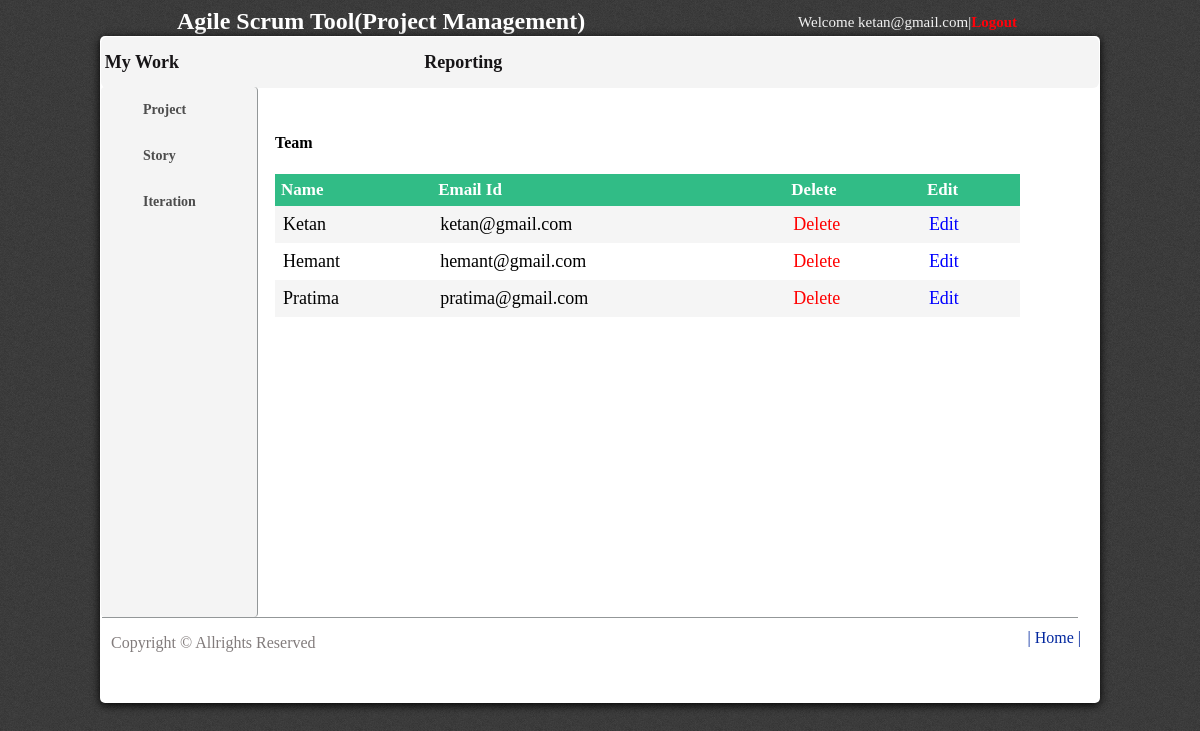
/teamlist.php (signed in), run on the app's committed database.
### tables this page shows
CREATE TABLE IF NOT EXISTS `linkuesr` (
  `linkuser_id` int(11) NOT NULL AUTO_INCREMENT,
  `user_id` int(11) DEFAULT NULL,
  `user_linkid` int(11) DEFAULT NULL,
  PRIMARY KEY (`linkuser_id`)
);

CREATE TABLE IF NOT EXISTS `user` (
  `user_id` int(11) NOT NULL AUTO_INCREMENT,
  `user_name` text,
  `password` text,
  `user_type` text,
  `first_name` text,
  PRIMARY KEY (`user_id`)
);

### teamlist.php (the view, shortened to what this page needs)
<?php
	$u_id = $_SESSION['id'];
	$sql_team_main = "select * from linkuesr l, user u where l.user_linkid = u.user_id and l.user_id = $u_id";
	$result_team_main = mysql_query($sql_team_main) or die("Dead");
?>
<html>
	<head>
		<link rel="stylesheet" type="text/css" href="style/styledrop.css">
	</head>
	<form method="post" action="index_check.php">
		<body>
			<div class="title">
				<font color="#ffffff" size="5px"> <b> Agile Scrum Tool(Project Management) </b> </font>
			</div>
			<div class = "right"> Welcome <?php echo $_SESSION['name']?>|<a href = "logout.php">Logout</a></div>
			<div class="bgbackground">
				<div class="wrapper border_class">
					<div class="menu">
						<ul class="type" >
							<li ><a href="#"><b>  My Work </b></a></li>
							<li><a href="#"><b>Reporting</b></a></li>
						</ul>
					</div>
				</div>
				<?php include "includes/menu_left.php";  ?>
				<div class="listproject">
					<h4> Team </h4>
					<table border="0" cellpadding="5" cellspacing="8" class="pro_list_table">
						<tr>
							<th>Name</th>
							<th>Email Id</th>
							<th>Delete</th>
							<th>Edit</th>
						</tr>
						<?php
							while($out = mysql_fetch_row($result_team_main))
							{
								$id= $out[2];
								$email = $out[4];
								$name = $out[7];
								$delete_link = "delete_team_list.php?delete_id=$id";
								$edit_link = "editteam.php?edit_id=$id";
						?>
						<tr>
							<td> <?php echo $name; ?> </td>
							<td> <?php echo $email; ?> </td>
							<td><a href="<?php echo $delete_link; ?>"><font color="red">Delete </font></a></td>
						<td><a href="<?php echo $edit_link ?>"><font color="blue">Edit </font></a></td>
						</tr>
						<?php }?>
					</table>
				</div>
				<div class="footer">
					<p>Copyright &copy; Allrights Reserved</p><a href="home.php">| Home |</a>
				</div>
			</div>
		</body>
	</form>
</html>

### style/styledrop.css (style rules this page uses)
body { background-image: url("../img/bg-header.png"); background-repeat: repeat; }
.title { margin: 0px 0px 10px 169px; }
.bgbackground { background-image: url("../img/article_bg.png"); background-repeat: repeat; margin: 200px 0px 0px 0px; min-height: 80%; width: 960px; background: #FFF; box-shadow: 0px 2px 10px #000000; border-radius: 5px; padding: 20px; margin: auto; position: relative; clear: both; }
.footer { height: 60px; border-top-width: 60px; border-top-style: solid; margin: 100px 1px 0px 6px; text-align: left; padding-left: 9px; clear: both; }
.right { margin: -31px 175px 5px -36px; color: #F2F2F2; font-size: 15; text-align: right; }
.right a { text-decoration: none; color: #ff000a; font-weight: bold; }
.menu { background-color: #F4F4F4; margin: -44px -19px 24px -19px; border-radius: 6px; }
.menu ul { text-align: center; font-size: 25px; }
.menu ul li { list-style-type: none; text-indent: 21px; display:inline; }
.menu ul li a { margin: 0px 421px 0px -233px; padding:15px; display:inline-block; color: #171517; text-decoration: none; font-size: 18px; }
.footer { color: #827c7c; border-top-width: 1px; border-top-style: solid; border-top-color: #939798; margin: 0px 2px -4px -18px; }
.footer a { float:right; text-decoration: none; color: #03289f; margin: -39px -3px 0px 0px; }
.listproject { float: left; margin-left: 20px; width: 80%; }
.pro_list_table { width:97%; border-collapse:collapse; }
.pro_list_table th { font-size: 17px; padding:6px; margin:0px; color:#ffffff; background:#31bc86; text-align: left; }
.pro_list_table td { padding :8px; text-align:left; font-size: 18px; }
.pro_list_table a { color:#000000; text-decoration:none; }
.pro_list_table tr:nth-child(even) { background:#f5f5f5; }
.pro_list_table tr:nth-child(odd) { background:#ffffff; }

### data on the page
linkuesr: user.first_name "Ketan", user.user_name "ketan@gmail.com"
linkuesr: user.first_name "Hemant", user.user_name "hemant@gmail.com"
linkuesr: user.first_name "Pratima", user.user_name "pratima@gmail.com"

### other printed values
$_SESSION['name'] "ketan@gmail.com"
